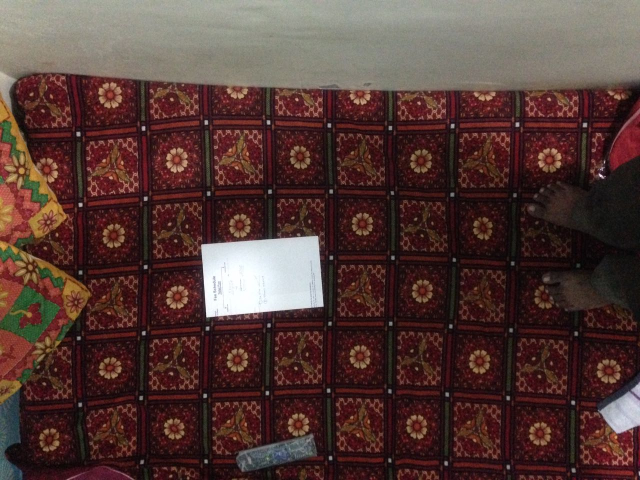
#> input picture images/A4.jpg, 1280 x 960 px (shown at 1/2 size)
$ python object_detect.py   (Python 2 division)   (older library calls are emulated)
#> lines starting #> are read from the running program, lines starting #| are printed output that depends on the picture; after the words box and inside, x2 and y2 are one past the last pixel; in counts of white or black regions, pixels touching at a corner belong together
import imutils
import cv2

image_path = "images/washing_machine.jpg"
image_path2 = "images/A4.jpg"

image = cv2.imread(image_path2)
#> image is the input picture: shape (960, 1280, 3); mean B, G, R 53.3, 57.4, 83
print image.shape
#| (960, 1280, 3)

dim = (525,700)
image = cv2.resize(image, dim, interpolation = cv2.INTER_AREA)
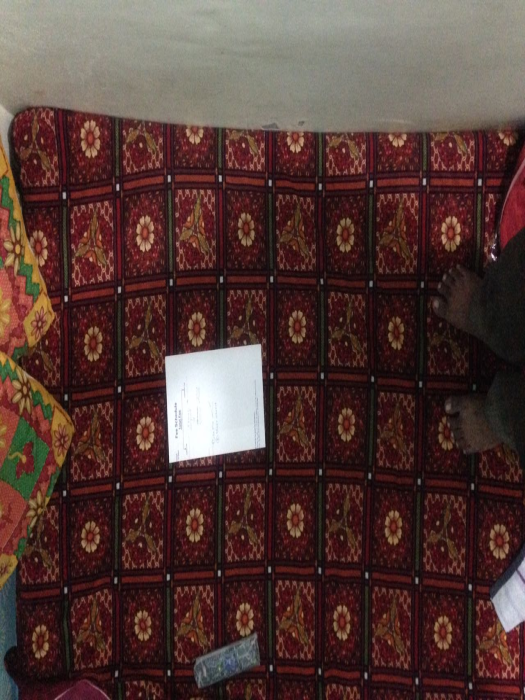
#> image: shape (700, 525, 3); mean B, G, R 53.3, 57.4, 83
print image.shape
#| (700, 525, 3)
cv2.imshow("resized", image)
cv2.waitKey(0)

gray = cv2.cvtColor(image, cv2.COLOR_BGR2GRAY)
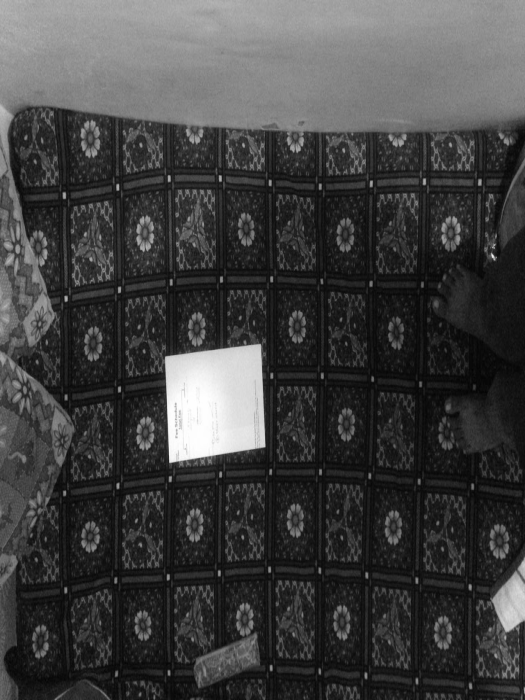
#> gray: shape (700, 525); min 3, max 255, mean 64.6
cv2.imshow("gray", gray)
cv2.waitKey(0)
gray = cv2.GaussianBlur(gray, (7, 7), 0)
# perform edge detection, then perform a dilation + erosion to
# close gaps in between object edges
edged = cv2.Canny(gray, 50, 100)
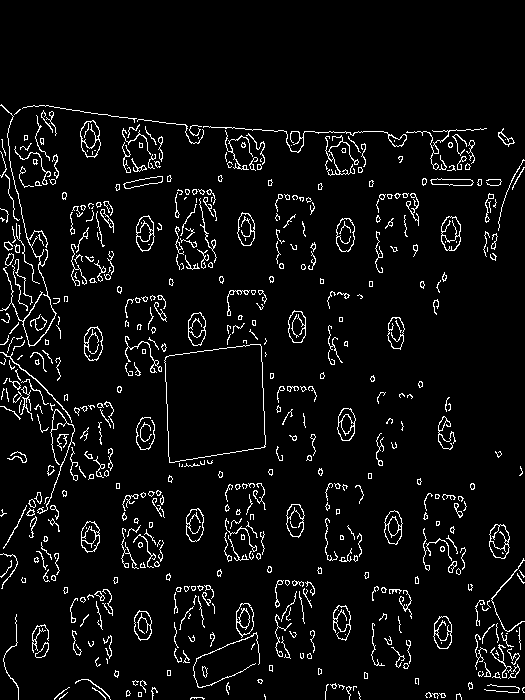
#> edged: shape (700, 525); 5.4% white in thin lines or dots, all inside (x1, y1, x2, y2) = (0, 104, 525, 700)
cv2.imshow("gray", edged)
cv2.waitKey(0)
edged = cv2.dilate(edged, None, iterations=1)
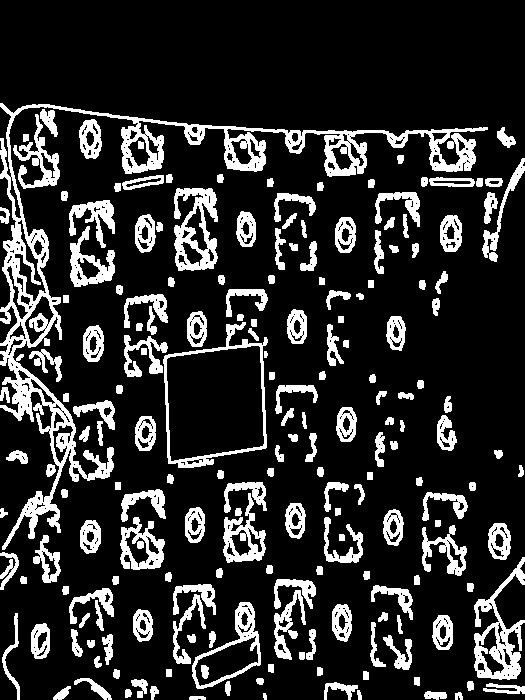
#> edged: shape (700, 525); 17.2% white; 194 white regions, largest, box (x1, y1, x2, y2) and area: (0, 103, 488, 550) 14816, (474, 557, 525, 680) 2248, (174, 188, 218, 271) 1985
cv2.imshow("gray", edged)
cv2.waitKey(0)
edged = cv2.erode(edged, None, iterations=1)
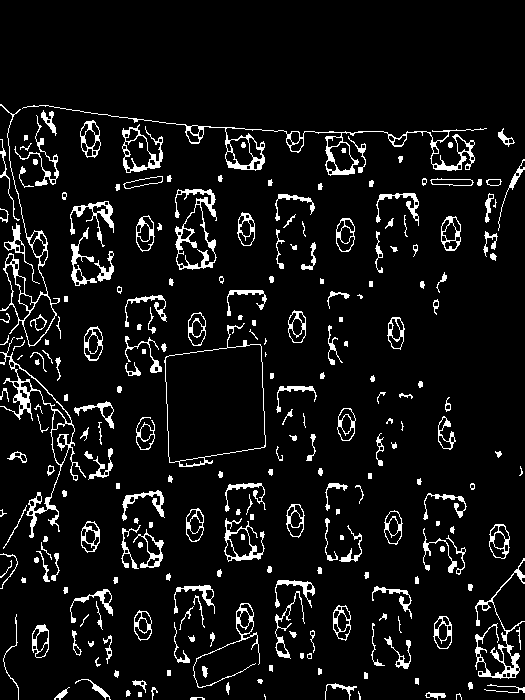
#> edged: shape (700, 525); 7.5% white; 250 white regions (17 under 20 px)
cv2.imshow("gray", edged)
cv2.waitKey(0)

# find contours in the edge map
cnts = cv2.findContours(edged.copy(), cv2.RETR_EXTERNAL,
                        cv2.CHAIN_APPROX_SIMPLE)
#> cnts = 245 contours, 123 with area under 20; largest, box (x1, y1, x2, y2) and area: (164, 323, 266, 467) 10391, (22, 105, 487, 176) 3205, (0, 104, 60, 347) 2384, (0, 337, 86, 538) 2291, (175, 189, 217, 270) 1960
cnts = cnts[0] if imutils.is_cv2() else cnts[1]
